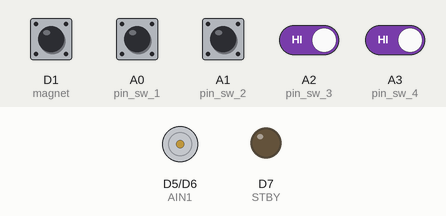
A sketch run on a simulated Particle Photon. On the bench: motor-driver pin pairs drawn as motors (green arrow = first pin HIGH = forward, orange = second pin HIGH = backward, longer = more drive, scaled by the enable pin, stopped while the standby pin is LOW), output pins drawn as LEDs (lit = HIGH). Inputs (shaded band) come from the test bench; at power-on: A0 (pin_sw_1), A1 (pin_sw_2), A2 (pin_sw_3), A3 (pin_sw_4), D1 (magnet) HIGH.

Above: at 1.2 s.
1.3 s: D1 (magnet) pulled LOW for 0.15 s
At 2.2 s:
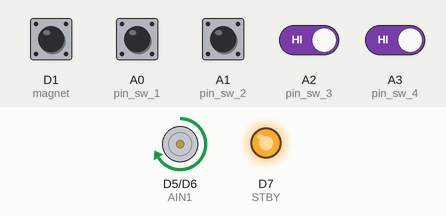
2.9 s: A2 (pin_sw_3) driven LOW and A3 (pin_sw_4) driven LOW
At 3.5 s:
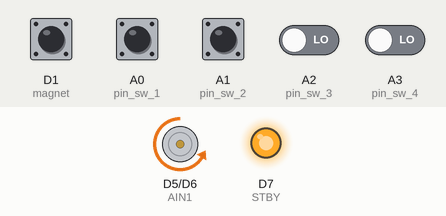
4.5 s: A3 (pin_sw_4) driven HIGH
At 5.7 s:
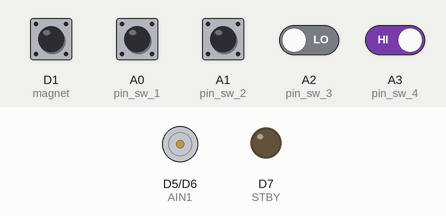
6.0 s: D1 (magnet) pulled LOW for 1 s
At 7.0 s:
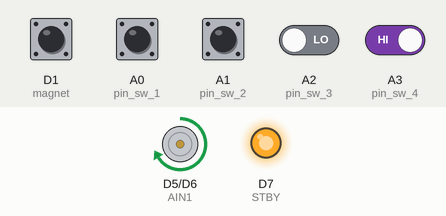
8.5 s: A3 (pin_sw_4) driven LOW
At 8.9 s:
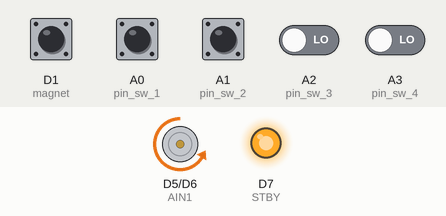
Timing chart, 0 to 11.1 s (numbered marks = the images above; inputs shaded):
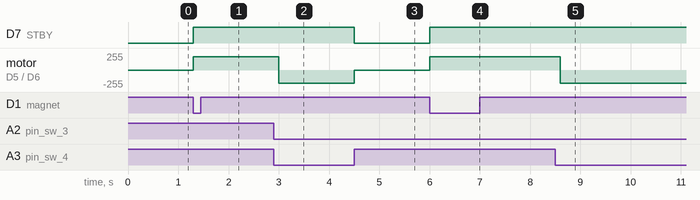

Measured:
- after the input at 1.3 s, D7 (STBY): LOW → HIGH at once; motor on D5 (AIN1) / D6 (AIN2): stopped → forward 200/255 at once
- after the input at 2.9 s, motor on D5 (AIN1) / D6 (AIN2): forward 200/255 → backward 200/255 after 0.10 s
- after the input at 4.5 s, D7 (STBY): HIGH → LOW at once; motor on D5 (AIN1) / D6 (AIN2): backward 200/255 → stopped at once
- after the input at 6.0 s, D7 (STBY): LOW → HIGH at once; motor on D5 (AIN1) / D6 (AIN2): stopped → forward 200/255 at once
- after the input at 8.5 s, motor on D5 (AIN1) / D6 (AIN2): forward 200/255 → backward 200/255 after 0.10 s

The sketch:

door.ino
```cpp
// ---------------------------------------------------------------------------------------------
// WiFi enabled Lockitron door lock powered by Particle.
//
// ----------By matt rocco (roccoma504@gmail.com) and james hall (gymboh32@gmail.com)-----------
//
// ---------------------------------------------------------------------------------------------

// EC -------- Pin ----- Variable
// ---------------------------------------------------------------------------------------------
// LED         D7        led1
// Switch      D1        magnet
// Limit 1     A0        pin_sw_1/state_1    1a
// Limit 2     A1        pin_sw_2/state_2    2a
// Limit 3     A2        pin_sw_3/state_3    1b
// Limit 4     A3        pin_sw_4/state_4    2b
// ---------------------------------------------------------------------------------------------

// Define the pins for the switches here. The other 4 pins are connected to common ground.
// The configuration is as follows.
//
// ----- sw_1 ----- sw_3 -----
// ----- sw_2 ----- sw_4 -----
//
// Note that the orientation of the Lockitron should be with the switches at the bottom to correspond with the
// above mapping.
//
int pin_sw_1 = A0;
int pin_sw_2 = A1;
int pin_sw_3 = A2;
int pin_sw_4 = A3;

// Define our motor PWM pin.
int motor_pwm = A6;

// State variables for the limit switches. Used by the software to know if the door is locked/unlocked and by
// the hardware to know where the lock is at any point.
int state_1;
int state_2;
int state_3;
int state_4;

// Variables used by our motor control board. These are used to drive the motor to open/close the lock.
int PWMA = A7; //Speed control
int AIN1 = D5; //Direction
int AIN2 = D6; //Direction

// Required to drive and stop the motor.
int STBY = D7; //Standby

// Define the single blue LED pin.
int led1 = D7;

// Define the pin the magnet is connected to.
int magnet = D1;

// Define a connected int. This is used by the software to know if the magnet is connected or not.
int connected = 0;

// Set a global fot the board running variable. This is used as a check in the loop function and retrived by the
// software to see if the board is up. Due to the limitations of the interface, this needs to be a integer.
// 0 - off
// 1 - on
int board_running = 0;

// Defines the lock state. At start we don't know where the lock is so the state is set to -1.
// Locked = 1
// Unlocked = 0
int door_locked = -1;

// Determines if the door should be automatically locked. This occurs if the door has just closed
// from being open.
int auto_lock = 0;

// Motor speed and direction definitions.
const uint8_t MOTOR_SPEED = 200;
const uint8_t MOTOR_CW = 0; // Unlock
const uint8_t MOTOR_CCW = 1; // Lock

void setup() {

    // Define our pin I/O.
    pinMode(led1, OUTPUT);

    // For the these pins we want the pins to be conneted to pullup resistors so the value is high
    // when the switch is depressed.
    pinMode(magnet, INPUT_PULLUP);
    pinMode(pin_sw_1, INPUT_PULLUP);
    pinMode(pin_sw_2, INPUT_PULLUP);
    pinMode(pin_sw_3, INPUT_PULLUP);
    pinMode(pin_sw_4, INPUT_PULLUP);

    // Set the pins to drive the motor to outputs.
    pinMode(STBY, OUTPUT);
    pinMode(PWMA, OUTPUT);
    pinMode(AIN1, OUTPUT);
    pinMode(AIN2, OUTPUT);

    // Set the global variables for software access.
    Spark.variable("magnet", &connected, INT);

    // These are all required for debugging via the mobile applcations.
    Spark.variable("board_run", &board_running, INT);
    Spark.variable("state_1", &state_1, INT);
    Spark.variable("state_2", &state_2, INT);
    Spark.variable("state_3", &state_3, INT);
    Spark.variable("state_4", &state_4, INT);
    Spark.variable("door_locked", &door_locked, INT);

    // Set the global functions that are accessed by the mobile applications.
    Spark.function("unlock", unlock);
    Spark.function("lock", lock);
    Spark.function("status", get_status);

    // Set the board on.
    board_running = 1;

   // WiFi.off();
}

void loop()
{
    // Read the state of the magnet.
    read_magnet();
    // Read the state of the switches for debugging purposes.
    read_switches();
    // Check the conditions for the door to auto lock.
    door_auto_lock();
    // Check the state of the door for manual intervention.
    is_locked();
}

// Loop on reading the state of the magnet for display on the software and for
// the hardware to know where the lock is.

void read_magnet ()
{
    connected = digitalRead(magnet);
}

// Reads the states of all limit switches.
void read_switches ()
{
    state_1 = digitalRead(pin_sw_1);
    state_2 = digitalRead(pin_sw_2);
    state_3 = digitalRead(pin_sw_3);
    state_4 = digitalRead(pin_sw_4);
}

// Check to see if the door is locked or unlocked. This is necessary
// as the door can be manually locked and unlocked and we want
// the software appliations to know the state at any given time.
void is_locked()
{
    // Check to see if door is locked.
    if (state_1 == 1 && state_2 == 1 && state_3 == 0 && state_4 == 0)
    {
        door_locked = 1;
    }
    // Check to see if door is unlocked.
    else if (state_1 == 0 && state_2 == 0 && state_3 == 1 && state_4 == 1)
    {
        door_locked = 0;
    }
}


// The reset function that is used by the mobile applications to know what the posistion
// of the lock is for display. To support the Particle API this function needs a String
// input and Int return type.
// ---------------------------------------------------------------------------------------------
// INPUTS
// command -> Exists only to support the Particle API
// RETURN
// Denotes successful completion of function.
int get_status (String command)
{
    return door_locked;
}

// This function checks the condition of the door just closing from being open. If this
// is the case the door will auto lock.
// ---------------------------------------------------------------------------------------------
void door_auto_lock ()
{
    int finished;

    if (connected && auto_lock == 0)
    {
      auto_lock = 1;
    }
    else if (!connected && auto_lock)
    {
        auto_lock = 0;
        finished = lock("lock");
    }
}

// The reset function that is used by the mobile applications to control the lock.
// This function is used at startup and after each successful turn of the lock to put the
// lock in a known location and to allow the state of the lock to be changed manually.
// ---------------------------------------------------------------------------------------------
// INPUTS
// direction -> Controls the direction of the lock.
// RETURN
// none.
void move_reset (int direction)
{
    do
    {
        move(MOTOR_SPEED, direction);
        read_switches();
    }
    while ( !((state_2 == 1) && (state_4 == 1)));

    digitalWrite(STBY, LOW);
}

// The unlock function that is used by the mobile applications to control the lock.
// To support the Particle API this function needs a String input and Int return type.
// ---------------------------------------------------------------------------------------------
// INPUTS
// command -> Exists only to support the Particle API.
// RETURN
// Denotes successful completion of function.
int unlock(String command)
{
    if (!connected)
    {
        do
        {
            move(MOTOR_SPEED, MOTOR_CW);
            read_switches();
        }
        while ( !(state_1 == 0 && state_2 == 0 && state_3 == 1 && state_4 == 1));

        // Once the door is in the unlocked posistion, wait 100 ms, move the motor
        // back to a reset posistion, put the motor control board in standby and
        // set the state to unlocked.
        delay(100);
        move_reset(MOTOR_CCW);
        digitalWrite(STBY, LOW);
        door_locked = 0;
    }

    return 1;
}

// The lock function that is used by the mobile applications to control the lock.
// To support the Particle API this function needs a String input and Int return type.
// ---------------------------------------------------------------------------------------------
// INPUTS
// command -> Exists only to support the Particle API.
// RETURN
// Denotes successful completion of function.
int lock(String command)
{
    if (!connected)
    {
        do
        {
            move(MOTOR_SPEED, MOTOR_CCW);
            read_switches();
        }
        while ( !(state_1 == 1 && state_2 == 1 && state_3 == 0 && state_4 == 0));

        // Once the door is in the unlocked posistion, wait 100 ms, move the motor
        // back to a reset posistion, put the motor control board in standby and
        // set the state to unlocked.
        delay(100);
        move_reset(MOTOR_CW);
        digitalWrite(STBY, LOW);
        door_locked = 1;
    }

    return 1;
}

// Move the motor. The unlock, lock and reset methods all use this function.
// ---------------------------------------------------------------------------------------------
// INPUTS
// speed -> Speed at which the motor will move. This needs to be the value of the PWM.
// directon -> The directon of the motor CW = 0 CCW = 1
void move(int speed, int direction)
{
    // Drive the standby pin high. This turns the motor control board on.
    digitalWrite(STBY, HIGH);

    // Set the default outputs (CW) for the pins that control the motors. For the motor to run
    // properly one pin needs to be driven high while one is driven low.
    boolean inPin1 = LOW;
    boolean inPin2 = HIGH;

    if(direction == 1)
    {
        inPin1 = HIGH;
        inPin2 = LOW;
    }

    digitalWrite(AIN1, inPin1);
    digitalWrite(AIN2, inPin2);
    analogWrite(PWMA, speed);

}
```
